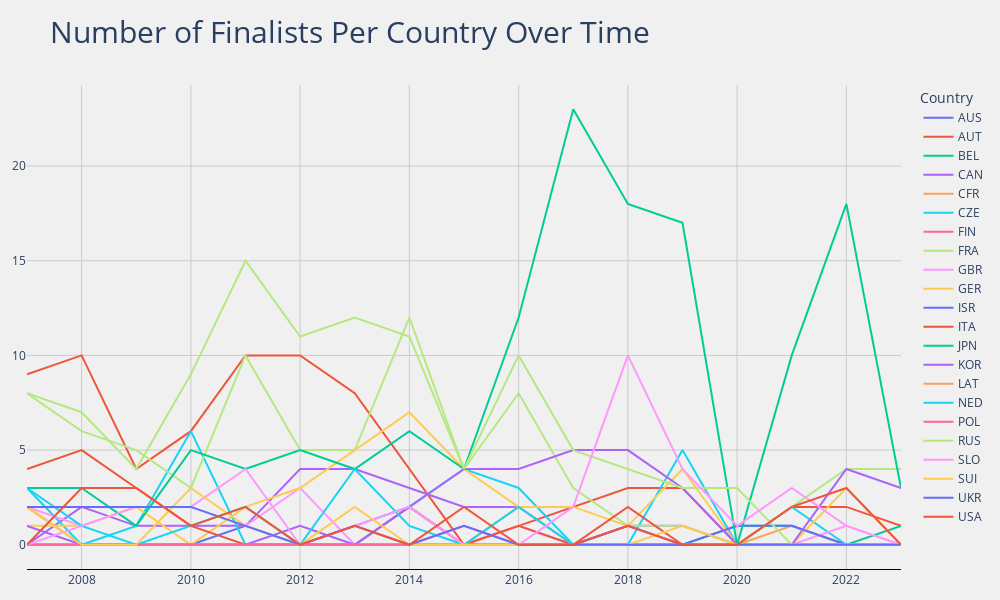

Notebook code for this chart:
### Code cell
fig = px.line(country_perf,
              width=1000,
              height=600
             )
fig.update_layout(
    title=dict(text=title, font=dict(size=30)),
    plot_bgcolor='#f0f0f0',
    paper_bgcolor='#f0f0f0',
    yaxis_title=None,
    xaxis_title=None,
    margin=dict(l=25, r=25, t=85, b=25)
)
fig.update_xaxes(
    showline=True,
    linecolor='black',
    gridcolor='#cbcbcb'
)
fig.update_yaxes(
    showticklabels=True,
    gridcolor='#cbcbcb'
)

### Figure 1 — Plotly figure (JSON) as saved in the notebook; plotly's stock layout.template omitted (floating-point values rounded to 4 significant figures)
{"data": [{"hovertemplate": "Country=AUS<br>Year=%{x}<br>value=%{y}<extra></extra>", "legendgroup": "AUS", "line": {"color": "#636efa", "dash": "solid"}, "marker": {"symbol": "circle"}, "mode": "lines", "name": "AUS", "orientation": "v", "showlegend": true, "type": "scatter", "x": [2007, 2008, 2009, 2010, 2011, 2012, 2013, 2014, 2015, 2016, 2017, 2018, 2019, 2020, 2021, 2022, 2023], "xaxis": "x", "y": [0, 0, 0, 0, 1, 0, 1, 2, 0, 0, 0, 0, 0, 0, 0, 0, 0], "yaxis": "y"}, {"hovertemplate": "Country=AUT<br>Year=%{x}<br>value=%{y}<extra></extra>", "legendgroup": "AUT", "line": {"color": "#EF553B", "dash": "solid"}, "marker": {"symbol": "circle"}, "mode": "lines", "name": "AUT", "orientation": "v", "showlegend": true, "type": "scatter", "x": [2007, 2008, 2009, 2010, 2011, 2012, 2013, 2014, 2015, 2016, 2017, 2018, 2019, 2020, 2021, 2022, 2023], "xaxis": "x", "y": [9, 10, 4, 6, 10, 10, 8, 4, 0, 1, 2, 3, 3, 0, 2, 2, 1], "yaxis": "y"}, {"hovertemplate": "Country=BEL<br>Year=%{x}<br>value=%{y}<extra></extra>", "legendgroup": "BEL", "line": {"color": "#00cc96", "dash": "solid"}, "marker": {"symbol": "circle"}, "mode": "lines", "name": "BEL", "orientation": "v", "showlegend": true, "type": "scatter", "x": [2007, 2008, 2009, 2010, 2011, 2012, 2013, 2014, 2015, 2016, 2017, 2018, 2019, 2020, 2021, 2022, 2023], "xaxis": "x", "y": [0, 0, 0, 0, 0, 0, 0, 0, 0, 0, 0, 0, 0, 1, 1, 0, 1], "yaxis": "y"}, {"hovertemplate": "Country=CAN<br>Year=%{x}<br>value=%{y}<extra></extra>", "legendgroup": "CAN", "line": {"color": "#ab63fa", "dash": "solid"}, "marker": {"symbol": "circle"}, "mode": "lines", "name": "CAN", "orientation": "v", "showlegend": true, "type": "scatter", "x": [2007, 2008, 2009, 2010, 2011, 2012, 2013, 2014, 2015, 2016, 2017, 2018, 2019, 2020, 2021, 2022, 2023], "xaxis": "x", "y": [0, 2, 1, 1, 1, 4, 4, 3, 2, 2, 0, 1, 1, 0, 0, 0, 0], "yaxis": "y"}, {"hovertemplate": "Country=CFR<br>Year=%{x}<br>value=%{y}<extra></extra>", "legendgroup": "CFR", "line": {"color": "#FFA15A", "dash": "solid"}, "marker": {"symbol": "circle"}, "mode": "lines", "name": "CFR", "orientation": "v", "showlegend": true, "type": "scatter", "x": [2007, 2008, 2009, 2010, 2011, 2012, 2013, 2014, 2015, 2016, 2017, 2018, 2019, 2020, 2021, 2022, 2023], "xaxis": "x", "y": [0, 0, 0, 0, 0, 0, 0, 0, 0, 0, 0, 0, 0, 0, 1, 0, 0], "yaxis": "y"}, {"hovertemplate": "Country=CZE<br>Year=%{x}<br>value=%{y}<extra></extra>", "legendgroup": "CZE", "line": {"color": "#19d3f3", "dash": "solid"}, "marker": {"symbol": "circle"}, "mode": "lines", "name": "CZE", "orientation": "v", "showlegend": true, "type": "scatter", "x": [2007, 2008, 2009, 2010, 2011, 2012, 2013, 2014, 2015, 2016, 2017, 2018, 2019, 2020, 2021, 2022, 2023], "xaxis": "x", "y": [3, 0, 1, 6, 0, 0, 0, 2, 4, 3, 0, 0, 5, 0, 2, 0, 0], "yaxis": "y"}, {"hovertemplate": "Country=FIN<br>Year=%{x}<br>value=%{y}<extra></extra>", "legendgroup": "FIN", "line": {"color": "#FF6692", "dash": "solid"}, "marker": {"symbol": "circle"}, "mode": "lines", "name": "FIN", "orientation": "v", "showlegend": true, "type": "scatter", "x": [2007, 2008, 2009, 2010, 2011, 2012, 2013, 2014, 2015, 2016, 2017, 2018, 2019, 2020, 2021, 2022, 2023], "xaxis": "x", "y": [2, 0, 0, 0, 0, 0, 0, 0, 0, 0, 0, 0, 0, 0, 0, 0, 0], "yaxis": "y"}, {"hovertemplate": "Country=FRA<br>Year=%{x}<br>value=%{y}<extra></extra>", "legendgroup": "FRA", "line": {"color": "#B6E880", "dash": "solid"}, "marker": {"symbol": "circle"}, "mode": "lines", "name": "FRA", "orientation": "v", "showlegend": true, "type": "scatter", "x": [2007, 2008, 2009, 2010, 2011, 2012, 2013, 2014, 2015, 2016, 2017, 2018, 2019, 2020, 2021, 2022, 2023], "xaxis": "x", "y": [8, 6, 5, 3, 10, 5, 5, 12, 4, 8, 3, 1, 1, 0, 2, 4, 4], "yaxis": "y"}, {"hovertemplate": "Country=GBR<br>Year=%{x}<br>value=%{y}<extra></extra>", "legendgroup": "GBR", "line": {"color": "#FF97FF", "dash": "solid"}, "marker": {"symbol": "circle"}, "mode": "lines", "name": "GBR", "orientation": "v", "showlegend": true, "type": "scatter", "x": [2007, 2008, 2009, 2010, 2011, 2012, 2013, 2014, 2015, 2016, 2017, 2018, 2019, 2020, 2021, 2022, 2023], "xaxis": "x", "y": [2, 1, 2, 2, 1, 3, 0, 0, 0, 1, 0, 1, 0, 0, 0, 1, 0], "yaxis": "y"}, {"hovertemplate": "Country=GER<br>Year=%{x}<br>value=%{y}<extra></extra>", "legendgroup": "GER", "line": {"color": "#FECB52", "dash": "solid"}, "marker": {"symbol": "circle"}, "mode": "lines", "name": "GER", "orientation": "v", "showlegend": true, "type": "scatter", "x": [2007, 2008, 2009, 2010, 2011, 2012, 2013, 2014, 2015, 2016, 2017, 2018, 2019, 2020, 2021, 2022, 2023], "xaxis": "x", "y": [1, 1, 2, 0, 2, 3, 5, 7, 4, 2, 2, 1, 4, 0, 0, 3, 0], "yaxis": "y"}, {"hovertemplate": "Country=ISR<br>Year=%{x}<br>value=%{y}<extra></extra>", "legendgroup": "ISR", "line": {"color": "#636efa", "dash": "solid"}, "marker": {"symbol": "circle"}, "mode": "lines", "name": "ISR", "orientation": "v", "showlegend": true, "type": "scatter", "x": [2007, 2008, 2009, 2010, 2011, 2012, 2013, 2014, 2015, 2016, 2017, 2018, 2019, 2020, 2021, 2022, 2023], "xaxis": "x", "y": [0, 0, 0, 0, 0, 0, 0, 0, 0, 0, 0, 1, 0, 1, 1, 0, 0], "yaxis": "y"}, {"hovertemplate": "Country=ITA<br>Year=%{x}<br>value=%{y}<extra></extra>", "legendgroup": "ITA", "line": {"color": "#EF553B", "dash": "solid"}, "marker": {"symbol": "circle"}, "mode": "lines", "name": "ITA", "orientation": "v", "showlegend": true, "type": "scatter", "x": [2007, 2008, 2009, 2010, 2011, 2012, 2013, 2014, 2015, 2016, 2017, 2018, 2019, 2020, 2021, 2022, 2023], "xaxis": "x", "y": [4, 5, 3, 1, 0, 0, 0, 2, 0, 1, 0, 2, 0, 0, 0, 0, 0], "yaxis": "y"}, {"hovertemplate": "Country=JPN<br>Year=%{x}<br>value=%{y}<extra></extra>", "legendgroup": "JPN", "line": {"color": "#00cc96", "dash": "solid"}, "marker": {"symbol": "circle"}, "mode": "lines", "name": "JPN", "orientation": "v", "showlegend": true, "type": "scatter", "x": [2007, 2008, 2009, 2010, 2011, 2012, 2013, 2014, 2015, 2016, 2017, 2018, 2019, 2020, 2021, 2022, 2023], "xaxis": "x", "y": [3, 3, 1, 5, 4, 5, 4, 6, 4, 12, 23, 18, 17, 0, 10, 18, 3], "yaxis": "y"}, {"hovertemplate": "Country=KOR<br>Year=%{x}<br>value=%{y}<extra></extra>", "legendgroup": "KOR", "line": {"color": "#ab63fa", "dash": "solid"}, "marker": {"symbol": "circle"}, "mode": "lines", "name": "KOR", "orientation": "v", "showlegend": true, "type": "scatter", "x": [2007, 2008, 2009, 2010, 2011, 2012, 2013, 2014, 2015, 2016, 2017, 2018, 2019, 2020, 2021, 2022, 2023], "xaxis": "x", "y": [1, 0, 0, 0, 0, 1, 0, 2, 4, 4, 5, 5, 3, 0, 0, 4, 3], "yaxis": "y"}, {"hovertemplate": "Country=LAT<br>Year=%{x}<br>value=%{y}<extra></extra>", "legendgroup": "LAT", "line": {"color": "#FFA15A", "dash": "solid"}, "marker": {"symbol": "circle"}, "mode": "lines", "name": "LAT", "orientation": "v", "showlegend": true, "type": "scatter", "x": [2007, 2008, 2009, 2010, 2011, 2012, 2013, 2014, 2015, 2016, 2017, 2018, 2019, 2020, 2021, 2022, 2023], "xaxis": "x", "y": [0, 0, 0, 0, 0, 0, 0, 0, 0, 2, 0, 0, 0, 0, 0, 0, 0], "yaxis": "y"}, {"hovertemplate": "Country=NED<br>Year=%{x}<br>value=%{y}<extra></extra>", "legendgroup": "NED", "line": {"color": "#19d3f3", "dash": "solid"}, "marker": {"symbol": "circle"}, "mode": "lines", "name": "NED", "orientation": "v", "showlegend": true, "type": "scatter", "x": [2007, 2008, 2009, 2010, 2011, 2012, 2013, 2014, 2015, 2016, 2017, 2018, 2019, 2020, 2021, 2022, 2023], "xaxis": "x", "y": [3, 1, 0, 1, 2, 0, 4, 1, 0, 2, 0, 0, 0, 0, 0, 0, 0], "yaxis": "y"}, {"hovertemplate": "Country=POL<br>Year=%{x}<br>value=%{y}<extra></extra>", "legendgroup": "POL", "line": {"color": "#FF6692", "dash": "solid"}, "marker": {"symbol": "circle"}, "mode": "lines", "name": "POL", "orientation": "v", "showlegend": true, "type": "scatter", "x": [2007, 2008, 2009, 2010, 2011, 2012, 2013, 2014, 2015, 2016, 2017, 2018, 2019, 2020, 2021, 2022, 2023], "xaxis": "x", "y": [0, 0, 0, 0, 0, 0, 0, 0, 1, 0, 0, 0, 0, 0, 0, 0, 0], "yaxis": "y"}, {"hovertemplate": "Country=RUS<br>Year=%{x}<br>value=%{y}<extra></extra>", "legendgroup": "RUS", "line": {"color": "#B6E880", "dash": "solid"}, "marker": {"symbol": "circle"}, "mode": "lines", "name": "RUS", "orientation": "v", "showlegend": true, "type": "scatter", "x": [2007, 2008, 2009, 2010, 2011, 2012, 2013, 2014, 2015, 2016, 2017, 2018, 2019, 2020, 2021, 2022, 2023], "xaxis": "x", "y": [8, 7, 4, 9, 15, 11, 12, 11, 4, 10, 5, 4, 3, 3, 0, 0, 0], "yaxis": "y"}, {"hovertemplate": "Country=SLO<br>Year=%{x}<br>value=%{y}<extra></extra>", "legendgroup": "SLO", "line": {"color": "#FF97FF", "dash": "solid"}, "marker": {"symbol": "circle"}, "mode": "lines", "name": "SLO", "orientation": "v", "showlegend": true, "type": "scatter", "x": [2007, 2008, 2009, 2010, 2011, 2012, 2013, 2014, 2015, 2016, 2017, 2018, 2019, 2020, 2021, 2022, 2023], "xaxis": "x", "y": [0, 1, 2, 2, 4, 0, 1, 2, 0, 0, 2, 10, 4, 1, 3, 1, 0], "yaxis": "y"}, {"hovertemplate": "Country=SUI<br>Year=%{x}<br>value=%{y}<extra></extra>", "legendgroup": "SUI", "line": {"color": "#FECB52", "dash": "solid"}, "marker": {"symbol": "circle"}, "mode": "lines", "name": "SUI", "orientation": "v", "showlegend": true, "type": "scatter", "x": [2007, 2008, 2009, 2010, 2011, 2012, 2013, 2014, 2015, 2016, 2017, 2018, 2019, 2020, 2021, 2022, 2023], "xaxis": "x", "y": [2, 0, 0, 3, 1, 0, 2, 0, 0, 0, 0, 0, 1, 0, 0, 0, 0], "yaxis": "y"}, {"hovertemplate": "Country=UKR<br>Year=%{x}<br>value=%{y}<extra></extra>", "legendgroup": "UKR", "line": {"color": "#636efa", "dash": "solid"}, "marker": {"symbol": "circle"}, "mode": "lines", "name": "UKR", "orientation": "v", "showlegend": true, "type": "scatter", "x": [2007, 2008, 2009, 2010, 2011, 2012, 2013, 2014, 2015, 2016, 2017, 2018, 2019, 2020, 2021, 2022, 2023], "xaxis": "x", "y": [2, 2, 2, 2, 1, 0, 1, 0, 1, 0, 0, 0, 0, 0, 0, 0, 0], "yaxis": "y"}, {"hovertemplate": "Country=USA<br>Year=%{x}<br>value=%{y}<extra></extra>", "legendgroup": "USA", "line": {"color": "#EF553B", "dash": "solid"}, "marker": {"symbol": "circle"}, "mode": "lines", "name": "USA", "orientation": "v", "showlegend": true, "type": "scatter", "x": [2007, 2008, 2009, 2010, 2011, 2012, 2013, 2014, 2015, 2016, 2017, 2018, 2019, 2020, 2021, 2022, 2023], "xaxis": "x", "y": [0, 3, 3, 1, 2, 0, 1, 0, 2, 0, 0, 1, 0, 0, 2, 3, 0], "yaxis": "y"}], "layout": {"height": 600, "legend": {"title": {"text": "Country"}, "tracegroupgap": 0}, "margin": {"b": 25, "l": 25, "r": 25, "t": 85}, "paper_bgcolor": "#f0f0f0", "plot_bgcolor": "#f0f0f0", "title": {"font": {"size": 30}, "text": "Number of Finalists Per Country Over Time"}, "width": 1000, "xaxis": {"anchor": "y", "autorange": true, "domain": [0, 1], "gridcolor": "#cbcbcb", "linecolor": "black", "range": [2007, 2023], "showline": true, "title": {}, "type": "linear"}, "yaxis": {"anchor": "x", "autorange": true, "domain": [0, 1], "gridcolor": "#cbcbcb", "range": [-1.278, 24.28], "showticklabels": true, "title": {}, "type": "linear"}}}
